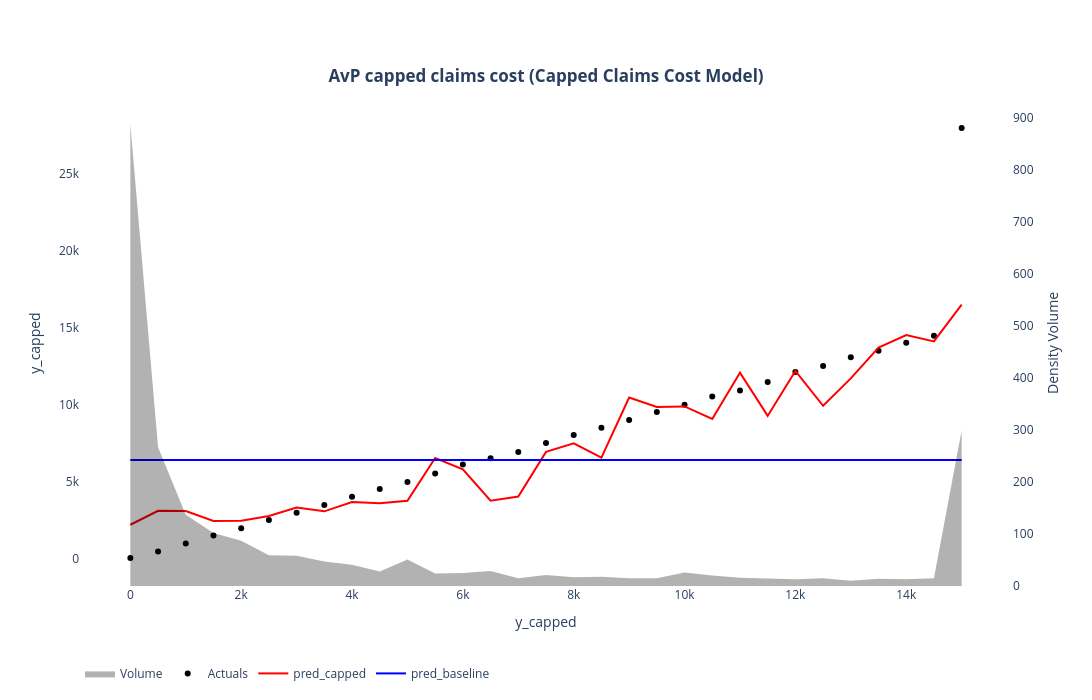

The code cell stored with this chart in its notebook:
### Code cell
# plot by factor 
plotByFactor(
    dt=oos,
    xname=config.TARGET_CAPPED,
    yname=config.TARGET_CAPPED,
    pred1=config.PRED_CAPPED_COL,
    pred2=config.PRED_BASELINE_COL,
    xacc=500,
    xmax=15000,
    xmin=None,
    logodds=False,
    chart_title="AvP capped claims cost (Capped Claims Cost Model)"
)
